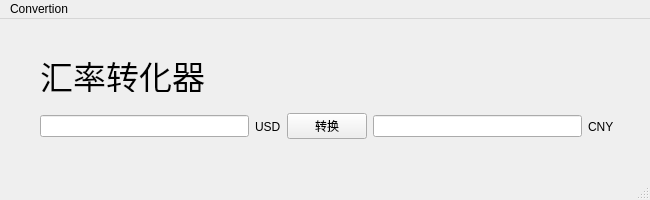
<?xml version="1.0" encoding="UTF-8"?>
<ui version="4.0">
 <class>Ui_MainWindow</class>
 <widget class="QMainWindow" name="Ui_MainWindow">
  <property name="geometry">
   <rect>
    <x>0</x>
    <y>0</y>
    <width>650</width>
    <height>200</height>
   </rect>
  </property>
  <property name="windowTitle">
   <string>MainWindow</string>
  </property>
  <widget class="QWidget" name="centralwidget">
   <widget class="QLabel" name="label_3">
    <property name="geometry">
     <rect>
      <x>40</x>
      <y>40</y>
      <width>165</width>
      <height>33</height>
     </rect>
    </property>
    <property name="font">
     <font>
      <pointsize>25</pointsize>
     </font>
    </property>
    <property name="text">
     <string>汇率转化器</string>
    </property>
   </widget>
   <widget class="QWidget" name="">
    <property name="geometry">
     <rect>
      <x>40</x>
      <y>90</y>
      <width>574</width>
      <height>35</height>
     </rect>
    </property>
    <layout class="QHBoxLayout" name="horizontalLayout">
     <item>
      <widget class="QLineEdit" name="leftLine"/>
     </item>
     <item>
      <widget class="QLabel" name="label">
       <property name="text">
        <string>USD</string>
       </property>
      </widget>
     </item>
     <item>
      <widget class="QPushButton" name="convertButton">
       <property name="text">
        <string>转换</string>
       </property>
      </widget>
     </item>
     <item>
      <widget class="QLineEdit" name="rightLine"/>
     </item>
     <item>
      <widget class="QLabel" name="label_2">
       <property name="text">
        <string>CNY</string>
       </property>
      </widget>
     </item>
    </layout>
   </widget>
  </widget>
  <widget class="QMenuBar" name="menubar">
   <property name="geometry">
    <rect>
     <x>0</x>
     <y>0</y>
     <width>650</width>
     <height>23</height>
    </rect>
   </property>
   <widget class="QMenu" name="menupyqt5">
    <property name="title">
     <string>Convertion</string>
    </property>
   </widget>
   <addaction name="menupyqt5"/>
  </widget>
  <widget class="QStatusBar" name="statusbar"/>
 </widget>
 <resources/>
 <connections/>
</ui>
